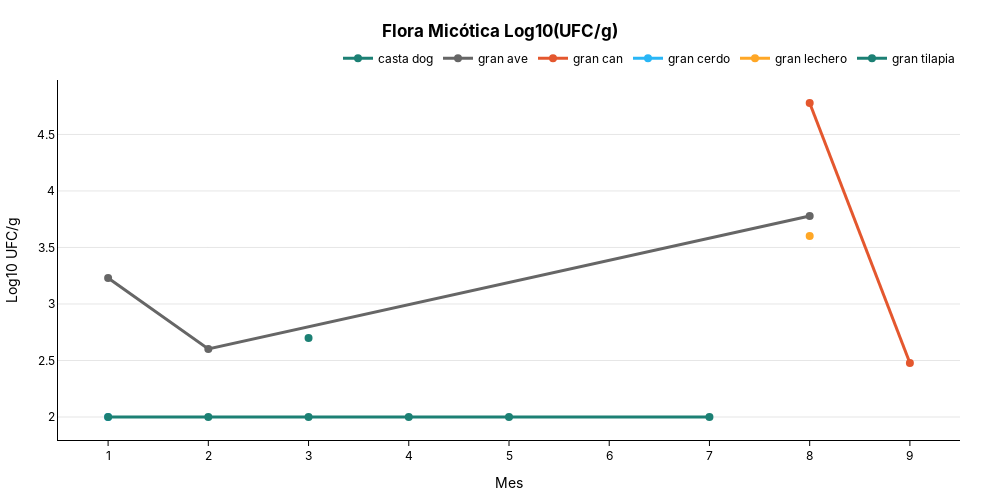

Notebook code for this chart:
### Code cell
fig2 = plot_line(
    pt_month_species[pt_month_species["log_yeasts_molds_cfu_g_num"].notnull()],
    x_col="month",
    y_col="log_yeasts_molds_cfu_g_num",
    group_col="specie",
    title="Flora Micótica Log10(UFC/g)",
     x_title="Mes",
    y_title="Log10 UFC/g",
)
fig2.show()

### Figure 1 — Plotly figure (JSON) as saved in the notebook; plotly's stock layout.template omitted (floating-point values rounded to 4 significant figures)
{"data": [{"hovertemplate": "<b>month:</b> %{x}<br><b>casta dog:</b> %{y:.1f}<br><extra></extra>", "line": {"color": "#1C8074", "shape": "linear", "width": 3}, "marker": {"color": "#1C8074", "size": 8}, "mode": "lines+markers", "name": "casta dog", "type": "scatter", "x": [3], "y": [2.699]}, {"hovertemplate": "<b>month:</b> %{x}<br><b>gran ave:</b> %{y:.1f}<br><extra></extra>", "line": {"color": "#666666", "shape": "linear", "width": 3}, "marker": {"color": "#666666", "size": 8}, "mode": "lines+markers", "name": "gran ave", "type": "scatter", "x": [1, 2, 8], "y": [3.23, 2.602, 3.778]}, {"hovertemplate": "<b>month:</b> %{x}<br><b>gran can:</b> %{y:.1f}<br><extra></extra>", "line": {"color": "#E4572E", "shape": "linear", "width": 3}, "marker": {"color": "#E4572E", "size": 8}, "mode": "lines+markers", "name": "gran can", "type": "scatter", "x": [8, 9], "y": [4.778, 2.477]}, {"hovertemplate": "<b>month:</b> %{x}<br><b>gran cerdo:</b> %{y:.1f}<br><extra></extra>", "line": {"color": "#29B6F6", "shape": "linear", "width": 3}, "marker": {"color": "#29B6F6", "size": 8}, "mode": "lines+markers", "name": "gran cerdo", "type": "scatter", "x": [1], "y": [2]}, {"hovertemplate": "<b>month:</b> %{x}<br><b>gran lechero:</b> %{y:.1f}<br><extra></extra>", "line": {"color": "#FFA726", "shape": "linear", "width": 3}, "marker": {"color": "#FFA726", "size": 8}, "mode": "lines+markers", "name": "gran lechero", "type": "scatter", "x": [8], "y": [3.602]}, {"hovertemplate": "<b>month:</b> %{x}<br><b>gran tilapia:</b> %{y:.1f}<br><extra></extra>", "line": {"color": "#1C8074", "shape": "linear", "width": 3}, "marker": {"color": "#1C8074", "size": 8}, "mode": "lines+markers", "name": "gran tilapia", "type": "scatter", "x": [1, 2, 3, 4, 5, 7], "y": [2, 2, 2, 2, 2, 2]}], "layout": {"font": {"color": "black", "family": "Inter, Arial, sans-serif"}, "height": 500, "hovermode": "x unified", "legend": {"orientation": "h", "title": {"text": ""}, "x": 1, "xanchor": "right", "y": 1.02, "yanchor": "bottom"}, "margin": {"b": 40, "l": 40, "r": 40, "t": 80}, "paper_bgcolor": "rgba(0,0,0,0)", "plot_bgcolor": "rgba(0,0,0,0)", "title": {"text": "<b>Flora Micótica Log10(UFC/g)<b>", "x": 0.5, "xanchor": "center", "y": 0.95, "yanchor": "top"}, "width": 1000, "xaxis": {"linecolor": "black", "linewidth": 1, "showline": true, "tickcolor": "black", "ticks": "outside", "title": {"text": "Mes"}}, "yaxis": {"gridcolor": "rgba(0,0,0,0.1)", "linecolor": "black", "linewidth": 1, "showgrid": true, "showline": true, "title": {"text": "Log10 UFC/g"}, "zeroline": true, "zerolinecolor": "rgba(0,0,0,0.2)"}}}
